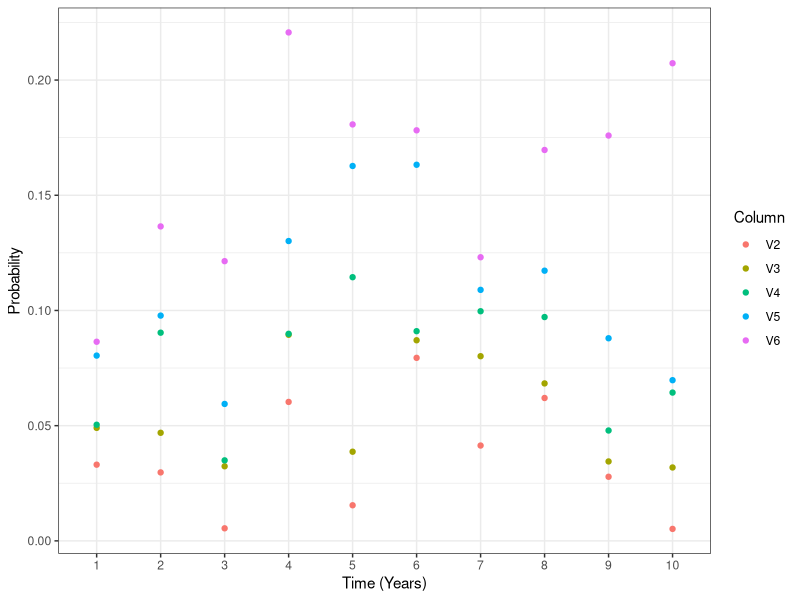

Reproduce this figure in R.
library(tidyverse)

occ_simulation <- function(nyears, lambda, alpha, beta){
  
  data_matrix <- matrix(, nrow = nyears, ncol = 6)
  
  for (z in 1:nyears){
    data_matrix[z][1] <- z
  }
  
  for (yr in 1:nyears){
    
    poisson_sim = rpois(1, lambda)
    
    for (number_of_events in poisson_sim){
      
      if (number_of_events == 1){
        
        beta_sim = rbeta(1, alpha, beta)
        data_matrix[yr, 2] <- beta_sim
        
      } else if (number_of_events == 2){
        
          for (i in 2:3){
            
            beta_sim = rbeta(1, alpha, beta)
            data_matrix[yr, i] <- beta_sim
            
          }
        
      } else if (number_of_events == 3){
          
          for (i in 2:4){
            
            beta_sim = rbeta(1, alpha, beta)
            data_matrix[yr, i] <- beta_sim
        
          }
        
      } else if (number_of_events == 4){
        
          for (i in 2:5){
            
            beta_sim = rbeta(1, alpha, beta)
            data_matrix[yr, i] <- beta_sim
        
          }
          
      } else{
        
          for (i in 2:6){
            
            beta_sim = rbeta(1, alpha, beta)
            data_matrix[yr, i] <- beta_sim
        }
    
      }
      
    }
    
  }
  
  sorted_matrix <- cbind(data_matrix[,1],t(apply(data_matrix[,2:6],1,function(x) sort(x))))
  
G <- sorted_matrix %>% as.data.frame %>%
  pivot_longer(-V1) %>%
  ggplot(aes(x=factor(V1),y=value,color=name,group=name))+
  geom_point()+
  labs(color='Column',x='Time (Years)', y ='Probability')+
  theme_bw()
return(G)
}

manual = occ_simulation(10, 10, 2, 20)
manual